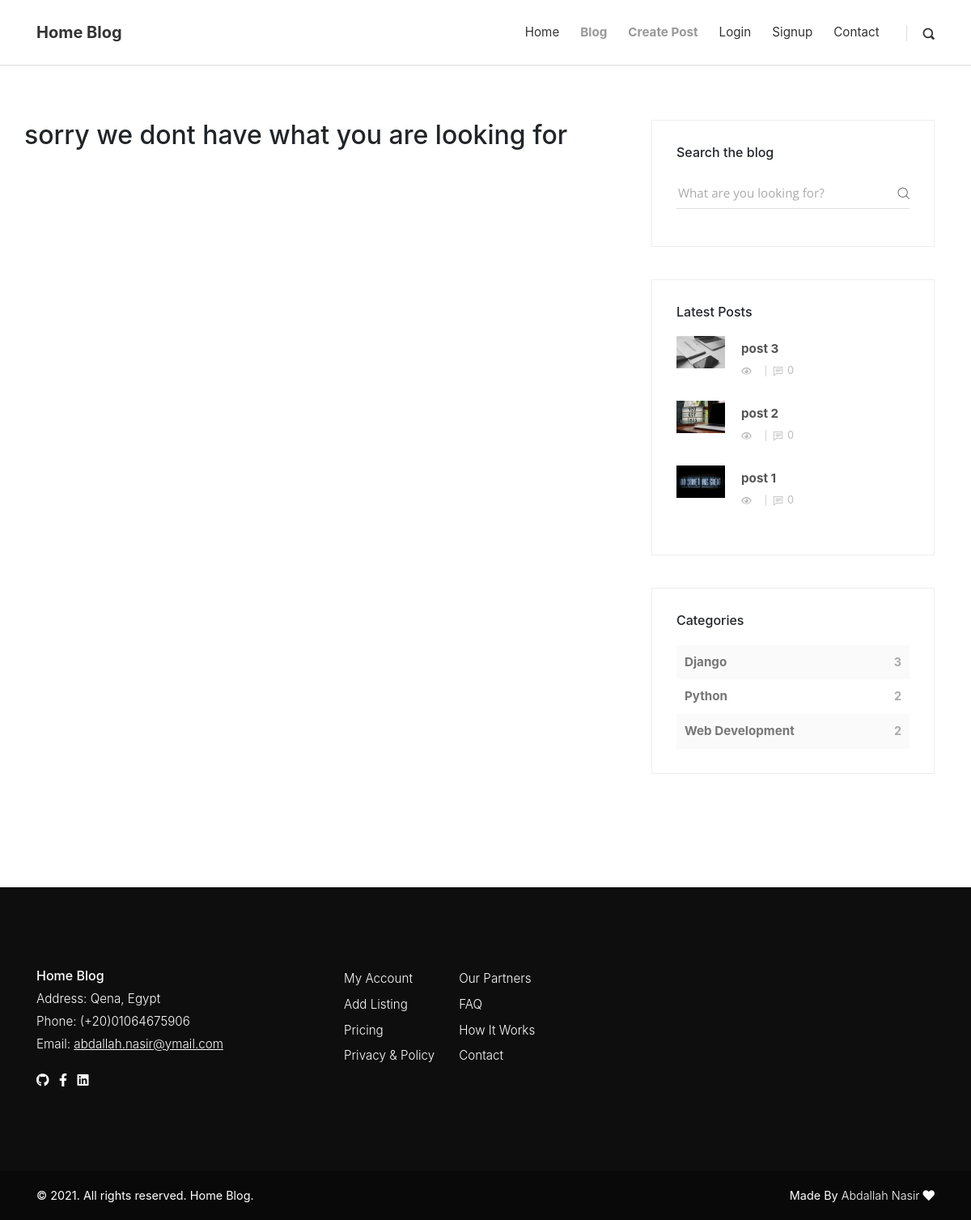
The app's page /search/ with its own data.
### BlogApp/models.py (models this page shows, shortened)
class Post(models.Model):
    title = models.CharField(max_length=100)
    overviews = RichTextField()
    timestamp = models.DateTimeField(auto_now_add=True)
    user= models.ForeignKey(User,default=1,on_delete=models.CASCADE)
    image = models.ImageField()
    category = models.ManyToManyField(Category)
    approved = models.BooleanField(default=False)
    tags = TaggableManager()
    votes = models.IntegerField(default=0)
    views= models.PositiveIntegerField(default=0)
    def get_absolute_url(self):
        return reverse("home:post", kwargs={"id": self.id})

class Category(models.Model):
    title = models.CharField(max_length=50)

### BlogApp/views.py (the view)
# urls.py: path('search/',views.search,name="search"),
def search(request):
    hustle=[]
    posts = Post.objects.filter(approved=True)
    latest = Post.objects.order_by("-timestamp")[0:3]
    category_count = get_category_count()
    qs = request.GET.get("q")
    if qs:
        hustle = posts.filter(Q(title__icontains=qs)|
        Q(tags__name__icontains=qs)|Q(category__title__icontains=qs)
    ).distinct()
    if qs =="" or qs ==" ":
       hustle =[]
    paginator = Paginator(hustle,2)
    page_num =  request.GET.get("page")
    page_obj = paginator.get_page(page_num)
    context = {"qs":hustle,"latest":latest,"category_count":category_count,"pagination":page_obj}
    return render(request,"search.html",context)

### BlogApp/views.py (called while the page is built)
def get_category_count():
    qs = Post.objects.values("category__title").annotate(Count("category"))
    return qs

### templates/search.html
  {% extends "base.html" %}
  {% load static %}
    {% block content %}
    <div class="container">
      <div class="row">
        <main class="posts-listing col-lg-8">
          <div class="container">
            <div class="row">
              {% if qs %}
              <div class="col col-lg-12">
                <h2>search results for "{{request.GET.q}}"</h2>
              </div>
              {% for post in qs %}
              <div class="post col-xl-6">
                <div class="post-thumbnail"><a href="{{post.get_absolute_url}}"><img src="{{post.image.url}}"  alt="..." class="img-fluid"></a></div>
                <div id="blog-img" class="post-details">
                  <div class="post-meta d-flex justify-content-between">
                    <div class="date meta-last">{{post.timestamp|date:"d M"}}| {{post.timestamp|date:"Y"}}</div>
                    <div class="category">
                      {% for i in post.category.all|slice:"0:2" %}
                      <a href="{{post.get_absolute_url}}">{{i.title}}</a>
                      {% endfor %}
                    </div>
                  </div>
                  <a href="{{post.get_absolute_url}}">
                    <h3 class="h4">{{post.title}}</h3></a>
                  <p class="text-muted">{{post.overviews|truncatewords_html:10|safe}}</p>
                  <footer class="post-footer d-flex align-items-center"><a href="{{post.get_absolute_url}}" class="author d-flex align-items-center flex-wrap">
                    <div id="blog-avatar" class="avatar"><img src="{{post.user.author.image.url}}" alt="..." class="img-fluid"></div>
                    <div class="title"><span>{{post.user.first_name}} {{post.user.last_name}}</span></div></a>
                    <div class="date"><i class="icon-clock"></i>{{post.timestamp|date:"D m Y"}}</div>
                    <div class="comments meta-last"><i class="icon-comment"></i>{{post.comments.count}}</div>
                  </footer>
                </div>
              </div>
            {% endfor %}
          {% else %}
          <h2>sorry we dont have what you are looking for</h2>
  {% endif %}
            </div>
          </div>
        </main>
        <aside class="col-lg-4">
          <div class="widget search">
            <header>
              <h3 class="h6">Search the blog</h3>
            </header>
            <form  action="{% url 'home:search' %}"class="search-form">
              <div class="form-group">
                <input type="search" name="q" placeholder="What are you looking for?">
                <button type="submit" class="submit"><i class="icon-search"></i></button>
              </div>
            </form>
          </div>
          <div class="widget latest-posts">
            <header>
              <h3 class="h6">Latest Posts</h3>
            </header>
            {% for post in latest %}
            <div class="blog-posts"><a href="{{post.get_absolute_url}}">
                <div class="item d-flex align-items-center">
                  <div class="image"><img src="{{post.image.url}}" alt="..." class="img-fluid"></div>
                  <div class="title"><strong>{{post.title}}</strong>
                    <div class="d-flex align-items-center">
                      <div class="views"><i class="icon-eye"></i> {{post.views_count}}</div>
                      <div class="comments"><i class="icon-comment"></i>{{post.comments.count}}</div>
                    </div>
                  </div>
                </div>
              </a>
              </div>
              {% endfor %}
          </div>
          <div class="widget categories">
            <header>
              <h3 class="h6">Categories</h3>
            </header>
            {% for cat in category_count %}
            <div class="item d-flex justify-content-between"><a href="#">{{cat.category__title}}</a><span>{{cat.category__count}}</span></div>
              {% endfor %}
          </div>
        </aside>
      </div>
    </div>
  {% endblock %}

### static_in_env/css/style.default.css (style rules this page uses)
body { overflow-x: hidden; }
strong { font-weight: 700; }
a, i, span { display: inline-block; text-decoration: none; -webkit-transition: all 0.3s; transition: all 0.3s; }
a i { -webkit-transition: none; transition: none; }
button, input { outline: none !important; font-family: "Open Sans", sans-serif; }
button { cursor: pointer; }
main, aside { padding: 50px 0 100px; }
.widget { margin-bottom: 40px; padding: 30px; border: 1px solid #eee; }
.widget header { margin-bottom: 20px; }
i[class*="icon-"] { -webkit-transform: translateY(3px); transform: translateY(3px); }
h1, h2, h3, h4, h5, h6 { margin-bottom: 15px; }
main.posts-listing { padding-top: 50px; padding-left: 0; padding-right: 0; }
.widget.search .form-group { position: relative; }
.widget.search input { width: 100%; height: 40px; line-height: 40px; border: none; border-bottom: 1px solid #ddd; font-size: 0.95em; font-family: "Open Sans", sans-serif; font-weight: 400; background: none; }
.widget.search .submit { height: 40px; padding: 0; line-height: 40px; background: none; border: none; color: #555; font-size: 0.9em; position: absolute; top: 0; right: 0; }
.widget.latest-posts a { display: block; color: #555; text-decoration: none; }
.widget.latest-posts .image { min-width: 60px; max-width: 60px; height: 60px; overflow: hidden; margin-right: 20px; }
.widget.latest-posts .item { margin-bottom: 20px; }
.widget.latest-posts strong { font-size: 0.95em; display: block; line-height: 1em; }
.widget.latest-posts .views, .widget.latest-posts .comments { font-size: 0.8em; font-weight: 400; color: #bbb; margin-top: 10px; }
.widget.latest-posts .views i, .widget.latest-posts .comments i { margin-right: 5px; }
.widget.latest-posts .views::after, .widget.latest-posts .comments::after { content: '|'; display: inline-block; margin: 0 7px; font-size: 0.9em; color: #ccc; }
.widget.latest-posts .comments::after { display: none; }
.widget.categories .item { background: #fafafa; padding: 10px; color: #777; font-weight: 700; }
.widget.categories .item:nth-of-type(2n+2) { background: none; }
.widget.categories .item a { color: inherit; font-size: 0.95em; }
.widget.categories .item span { font-size: 0.9em; color: #aaa; }
body { font-family: "Open Sans", sans-serif; font-size: 1rem; font-weight: normal; line-height: 1.5; color: #212529; background-color: #fff; }
a { color: #999; text-decoration: none; }
h1, h2, h3, h4, h5, h6, .h1, .h2, .h3, .h4, .h5, .h6 { margin-bottom: 0.5rem; font-family: inherit; font-weight: 700; line-height: 1.1; color: inherit; }
h2, .h2 { font-size: 2rem; }
h3, .h3 { font-size: 1.75rem; }
h6, .h6 { font-size: 1rem; }

### records on screen
Post: image (picture), title "post 3", comments.count "0"
Post: image (picture), title "post 2", comments.count "0"
Post: image (picture), title "post 1", comments.count "0"
Category: category__title "Django", category__count "3"
Category: category__title "Python", category__count "2"
Category: category__title "Web Development", category__count "2"
